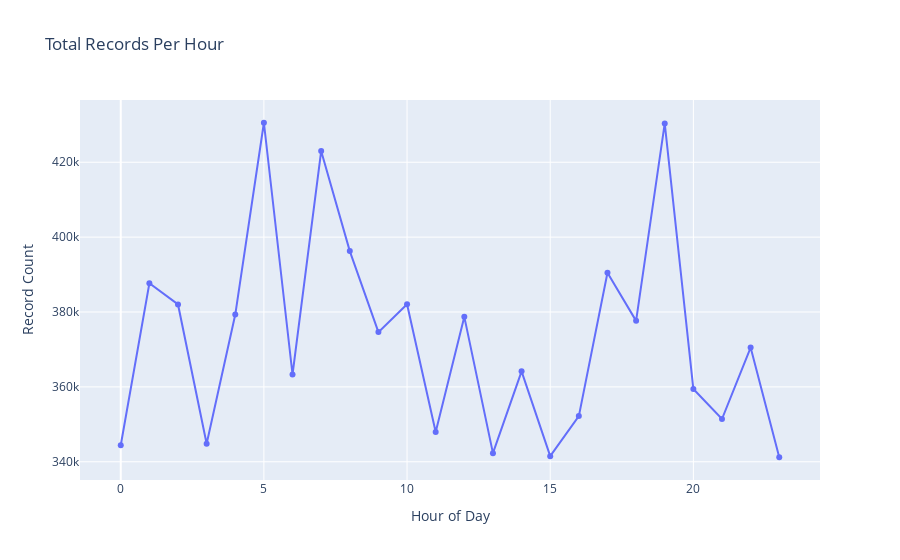
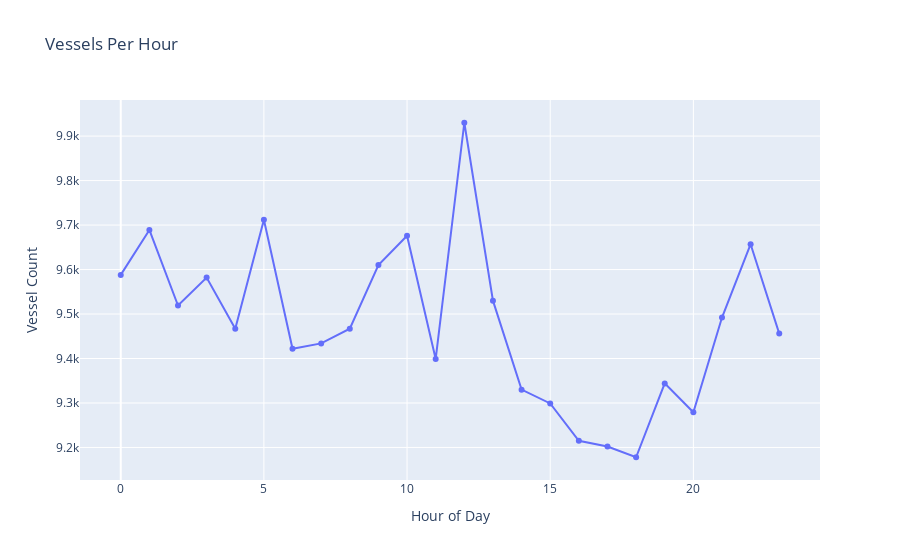
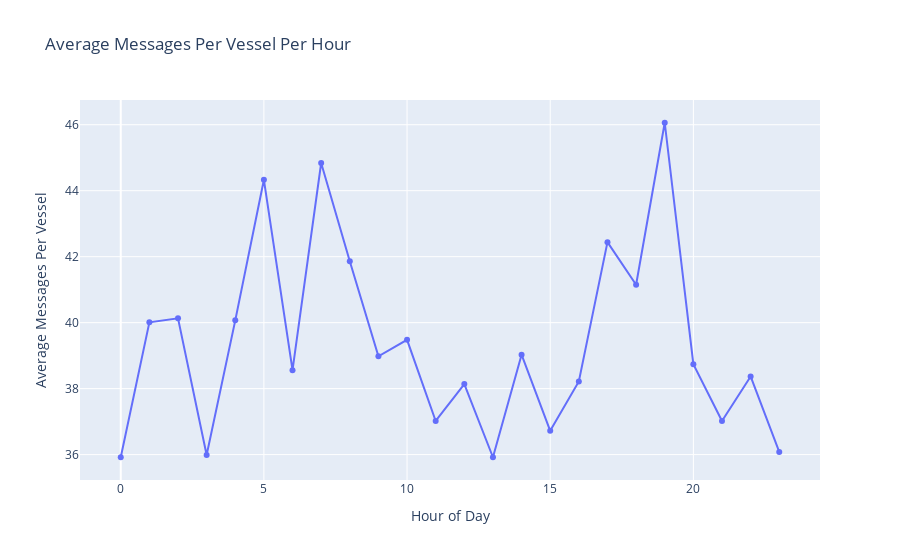

Source (notebook cell) for these figures, in order:
### Markdown cell above
# 05 - Basic Counts - Records in general
- Removed fields of little use (i.e. SOGs had no values - all null).
- Retained DateTime, Hour, Longitude, Latitude, UserID, and MessageID fields.
- Inspection of the number of records (in both the table and line chart) indicates majority of AIS records tended to occur between 5am-10am and 5pm-10pm

A majority of messaging records occur between 5am-10am and 5pm-8pm. 
During the above periods, the number of vessels appear indifferent ...
- from midnight through to 11am (with vessel counts oscillating around 9.6K vessels per hr 
	- Between 5-8am, messaging per vessel rises to around 40 messages per vessel).

### Code cell
from pyspark.sql.functions import date_trunc, count, countDistinct, lag, avg
from pyspark.sql import functions as F
import plotly.express as px
import pandas as pd

# ------------
# Calculations
# ------------
# Dataframe containing data regarded as important for analysis
df_all = df_all.select("DateTime", "hour", "Message_Longitude", "Message_Latitude", "Message_UserID", "Message_MessageID")

# (1) Calculate the total count of rows per hour
totalRecordsPerHour = df_all.groupBy("hour").agg(count("*").alias("Records_per_hr")).orderBy("hour")

# (2) Calculate the distinct count of Message_UserID per hour
distinctVesselsPerHour = df_all.groupBy("hour").agg(countDistinct("Message_UserID").alias("Vessels")).orderBy("hour")

# (3) Calculate the average count of Message_MessageIDs by Message_UserID per hour
# Step A: Count messages per user per hour
messagesPerVesselPerHour = df_all.groupBy("hour", "Message_UserID").agg(count("Message_MessageID").alias("MessagesPerVessel"))
# Step B: Calculate the average of these counts per hour
avgMessagesPerVesselPerHour = messagesPerVesselPerHour.groupBy("hour").agg(F.round(avg("MessagesPerVessel"), 2).alias("AverageMessagesPerVesselPerHour")).orderBy("hour")

# (4) Join all the results into a single DataFrame
final_df = totalRecordsPerHour.join(distinctVesselsPerHour, on="hour", how="inner").join(avgMessagesPerVesselPerHour, on="hour", how="inner").orderBy("hour")
df_results = final_df.toPandas()

# ------
# Table
# ------
print("\n--- Aggregated Data Table ---")
# Apply some styling for better readability in Jupyter Notebook
styled_table = df_results.style \
    .set_properties(**{'background-color': '#f8f9fa', 'color': '#333', 'border-color': '#ddd'}) \
    .set_table_styles([
        {'selector': 'th', 'props': [('background-color', '#e9ecef'), ('color', '#495057'), ('font-weight', 'bold')]},
        {'selector': 'td', 'props': [('padding', '8px 12px')]},
        {'selector': 'tr:nth-of-type(odd)', 'props': [('background-color', '#f2f2f2')]}
    ]) \
    .format({"avg_messages_per_user_per_hour": "{:.2f}"}) # Format average column to 2 decimal places

# Display the styled table
display(styled_table) # 'display' is a Jupyter-specific function for rich output


# ------
# Charts
# ------
# Chart to call to show elemental time series activity for (A) Records per hour, (B) Vessels per hour, (C) Average Messages per Vessel per hour
def basic_time_series_chart(df, x_col, y_col, title, x_label, y_label):
    """
    Creates and displays a Plotly Express line chart.
    Args:
        df (pd.DataFrame): The DataFrame containing the data.
        x_col (str): The name of the column for the x-axis.
        y_col (str): The name of the column for the y-axis.
        title (str): The title of the chart.
        x_label (str): The label for the x-axis.
        y_label (str): The label for the y-axis.
    """
    fig = px.line(
        df,
        x=x_col,
        y=y_col,
        title=title,
        labels={
            x_col: x_label,
            y_col: y_label
        }
    )
    fig.update_traces(mode='lines+markers') # Show both lines and markers
    fig.update_layout(hovermode="x unified") # Unified hover for better comparison
    fig.show()

# Chart 1: Total Rows Count per Hour
basic_time_series_chart(df_results, x_col="hour", y_col="Records_per_hr", title="Total Records Per Hour", x_label="Hour of Day", y_label="Record Count")

# Chart 2: Vesseals per Hour
basic_time_series_chart(df_results, x_col="hour", y_col="Vessels", title="Vessels Per Hour", x_label="Hour of Day", y_label="Vessel Count")

# Chart 3: Average Messages per User per Hour
basic_time_series_chart(df_results, x_col="hour", y_col="AverageMessagesPerVesselPerHour", title="Average Messages Per Vessel Per Hour", x_label="Hour of Day", y_label="Average Messages Per Vessel")

### Figure 1 — Plotly figure (JSON) as saved in the notebook; plotly's stock layout.template omitted (floating-point values rounded to 4 significant figures)
{"data": [{"hovertemplate": "Hour of Day=%{x}<br>Record Count=%{y}<extra></extra>", "legendgroup": "", "line": {"color": "#636efa", "dash": "solid"}, "marker": {"symbol": "circle"}, "mode": "lines+markers", "name": "", "orientation": "v", "showlegend": false, "type": "scatter", "x": [0, 1, 2, 3, 4, 5, 6, 7, 8, 9, 10, 11, 12, 13, 14, 15, 16, 17, 18, 19, 20, 21, 22, 23], "xaxis": "x", "y": [344409, 387666, 382022, 344815, 379317, 430551, 363306, 422981, 396270, 374627, 382051, 347927, 378703, 342301, 364141, 341498, 352200, 390492, 377632, 430379, 359433, 351405, 370508, 341202], "yaxis": "y"}], "layout": {"autosize": true, "hovermode": "x unified", "legend": {"tracegroupgap": 0}, "title": {"text": "Total Records Per Hour"}, "xaxis": {"anchor": "y", "autorange": true, "domain": [0, 1], "range": [-1.367, 24.37], "title": {"text": "Hour of Day"}, "type": "linear"}, "yaxis": {"anchor": "x", "autorange": true, "domain": [0, 1], "range": [333800.0, 437900.0], "title": {"text": "Record Count"}, "type": "linear"}}}

### Figure 2 — Plotly figure (JSON) as saved in the notebook; plotly's stock layout.template omitted (floating-point values rounded to 4 significant figures)
{"data": [{"hovertemplate": "Hour of Day=%{x}<br>Vessel Count=%{y}<extra></extra>", "legendgroup": "", "line": {"color": "#636efa", "dash": "solid"}, "marker": {"symbol": "circle"}, "mode": "lines+markers", "name": "", "orientation": "v", "showlegend": false, "type": "scatter", "x": [0, 1, 2, 3, 4, 5, 6, 7, 8, 9, 10, 11, 12, 13, 14, 15, 16, 17, 18, 19, 20, 21, 22, 23], "xaxis": "x", "y": [9588, 9689, 9519, 9582, 9467, 9712, 9422, 9434, 9467, 9610, 9676, 9399, 9930, 9530, 9330, 9299, 9215, 9202, 9178, 9344, 9279, 9492, 9657, 9456], "yaxis": "y"}], "layout": {"autosize": true, "hovermode": "x unified", "legend": {"tracegroupgap": 0}, "title": {"text": "Vessels Per Hour"}, "xaxis": {"anchor": "y", "autorange": true, "domain": [0, 1], "range": [-1.367, 24.37], "title": {"text": "Hour of Day"}, "type": "linear"}, "yaxis": {"anchor": "x", "autorange": true, "domain": [0, 1], "range": [9116.0, 9992.0], "title": {"text": "Vessel Count"}, "type": "linear"}}}

### Figure 3 — Plotly figure (JSON) as saved in the notebook; plotly's stock layout.template omitted (floating-point values rounded to 4 significant figures)
{"data": [{"hovertemplate": "Hour of Day=%{x}<br>Average Messages Per Vessel=%{y}<extra></extra>", "legendgroup": "", "line": {"color": "#636efa", "dash": "solid"}, "marker": {"symbol": "circle"}, "mode": "lines+markers", "name": "", "orientation": "v", "showlegend": false, "type": "scatter", "x": [0, 1, 2, 3, 4, 5, 6, 7, 8, 9, 10, 11, 12, 13, 14, 15, 16, 17, 18, 19, 20, 21, 22, 23], "xaxis": "x", "y": [35.92, 40.01, 40.13, 35.99, 40.07, 44.33, 38.56, 44.84, 41.86, 38.98, 39.48, 37.02, 38.14, 35.92, 39.03, 36.72, 38.22, 42.44, 41.15, 46.06, 38.74, 37.02, 38.37, 36.08], "yaxis": "y"}], "layout": {"autosize": true, "hovermode": "x unified", "legend": {"tracegroupgap": 0}, "title": {"text": "Average Messages Per Vessel Per Hour"}, "xaxis": {"anchor": "y", "autorange": true, "domain": [0, 1], "range": [-1.402, 24.4], "title": {"text": "Hour of Day"}, "type": "linear"}, "yaxis": {"anchor": "x", "autorange": true, "domain": [0, 1], "range": [35.08, 46.9], "title": {"text": "Average Messages Per Vessel"}, "type": "linear"}}}
